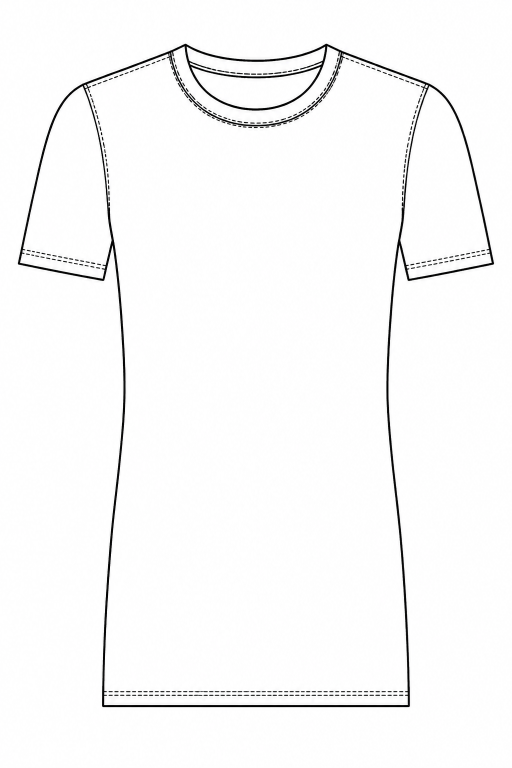
#> input picture src/assets/studio-tshirt/slim-tee-lineart-bold.png, 1024 x 1536 px, given in place of slim-vneck-lineart-bold.png, which was not available (shown at 1/2 size)
$ python _audit_slim_crew_composite.py
#> lines starting #> are read from the running program, lines starting #| are printed output that depends on the picture; after the words box and inside, x2 and y2 are one past the last pixel; in counts of white or black regions, pixels touching at a corner belong together; pictures that were not available may be replaced by others from this repository, and a replacement may not be noted
### scripts/collar/composite_neck_variant.py
"""Replace the collar on a fit's original line art.

Erases the base's collar assembly (opening, band, collar ink, nearby cover
stitch), then pastes ONLY the aligned donor's collar assembly. Shoulders,
sleeves, seams, hem and silhouette stay byte-identical base pixels, so every
neckline of a fit is one continuous garment — the packed Body/sleeve/hem parts
line up across necklines to the pixel.

Usage:
  python scripts/collar/composite_neck_variant.py
"""
from __future__ import annotations

import sys
from pathlib import Path

import numpy as np
from PIL import Image
from scipy import ndimage

HERE = Path(__file__).resolve().parent
sys.path.insert(0, str(HERE))

import garment_regions as G  # noqa: E402

ROOT = HERE.parents[1]
SRC = ROOT / "src" / "assets" / "studio-tshirt"
DIAG = SRC / "_diag"

JOBS = [
    {
        "id": "slim-crew",
        "base": "slim-vneck-lineart-bold.png",
        "donor": "slim-crew-lineart-bold.png",
        "out": "slim-crew-composite-bold.png",
    },
    {
        "id": "boxy-vneck",
        "base": "boxy-tshirt-lineart-bold.png",
        "donor": "boxy-vneck-lineart-bold.png",
        "out": "boxy-vneck-composite-bold.png",
    },
    {
        "id": "regular-vneck",
        "base": "regular-tshirt-lineart-bold.png",
        "donor": "regular-vneck-lineart-bold.png",
        "out": "regular-vneck-composite-bold.png",
    },
    {
        "id": "oversized-vneck",
        "base": "oversized-tshirt-lineart-bold.png",
        "donor": "oversized-vneck-lineart-bold.png",
        "out": "oversized-vneck-composite-bold.png",
    },
    {
        "id": "slim-scoop",
        "base": "slim-vneck-lineart-bold.png",
        "donor": "slim-scoop-lineart-bold.png",
        "out": "slim-scoop-composite-bold.png",
        "extra_shift": (5, 14),
    },
    {
        "id": "regular-scoop",
        "base": "regular-tshirt-lineart-bold.png",
        "donor": "regular-scoop-lineart-bold.png",
        "out": "regular-scoop-composite-bold.png",
    },
    {
        "id": "boxy-scoop",
        "base": "boxy-tshirt-lineart-bold.png",
        "donor": "boxy-scoop-lineart-bold.png",
        "out": "boxy-scoop-composite-bold.png",
    },
    {
        "id": "oversized-scoop",
        "base": "oversized-tshirt-lineart-bold.png",
        "donor": "oversized-scoop-lineart-bold.png",
        "out": "oversized-scoop-composite-bold.png",
    },
    {
        "id": "slim-deep-vneck",
        "base": "slim-vneck-lineart-bold.png",
        "donor": "slim-deep-vneck-lineart-bold.png",
        "out": "slim-deep-vneck-composite-bold.png",
    },
    {
        "id": "regular-deep-vneck",
        "base": "regular-tshirt-lineart-bold.png",
        "donor": "regular-deep-vneck-lineart-bold.png",
        "out": "regular-deep-vneck-composite-bold.png",
    },
    {
        "id": "boxy-deep-vneck",
        "base": "boxy-tshirt-lineart-bold.png",
        "donor": "boxy-deep-vneck-lineart-bold.png",
        "out": "boxy-deep-vneck-composite-bold.png",
    },
    {
        "id": "oversized-deep-vneck",
        "base": "oversized-tshirt-lineart-bold.png",
        "donor": "oversized-deep-vneck-lineart-bold.png",
        "out": "oversized-deep-vneck-composite-bold.png",
    },
    {
        "id": "slim-polo",
        "base": "slim-vneck-lineart-bold.png",
        "donor": "slim-polo-lineart-bold.png",
        "out": "slim-polo-composite-bold.png",
        "extra_shift": (0, -38),
        "seal_placket": True,
    },
    {
        "id": "regular-polo",
        "base": "regular-tshirt-lineart-bold.png",
        "donor": "regular-polo-lineart-bold.png",
        "out": "regular-polo-composite-bold.png",
    },
    {
        "id": "boxy-polo",
        "base": "boxy-tshirt-lineart-bold.png",
        "donor": "boxy-polo-lineart-bold.png",
        "out": "boxy-polo-composite-bold.png",
    },
    {
        "id": "oversized-polo",
        "base": "oversized-tshirt-lineart-bold.png",
        "donor": "oversized-polo-lineart-bold.png",
        "out": "oversized-polo-composite-bold.png",
    },
    {
        "id": "slim-thin-crew",
        "base": "slim-vneck-lineart-bold.png",
        "donor": "slim-thin-crew-lineart-bold.png",
        "out": "slim-thin-crew-composite-bold.png",
    },
    {
        "id": "regular-thin-crew",
        "base": "regular-tshirt-lineart-bold.png",
        "donor": "regular-thin-crew-lineart-bold.png",
        "out": "regular-thin-crew-composite-bold.png",
    },
    {
        "id": "boxy-thin-crew",
        "base": "boxy-tshirt-lineart-bold.png",
        "donor": "boxy-thin-crew-lineart-bold.png",
        "out": "boxy-thin-crew-composite-bold.png",
    },
    {
        "id": "oversized-thin-crew",
        "base": "oversized-tshirt-lineart-bold.png",
        "donor": "oversized-thin-crew-lineart-bold.png",
        "out": "oversized-thin-crew-composite-bold.png",
    },
]


def ink_mask(rgb: np.ndarray) -> np.ndarray:
    return rgb.min(axis=2) < 200


def _grid(shape: tuple[int, int]) -> tuple[np.ndarray, np.ndarray]:
    height, width = shape
    return np.arange(height)[:, None], np.arange(width)[None, :]


def outer_silhouette(ink: np.ndarray) -> np.ndarray:
    enclosed = G.enclosed_by(ink)
    if not enclosed.any():
        return np.zeros_like(ink)
    return enclosed & ~ndimage.binary_erosion(enclosed, iterations=2)


def nape_top(ink: np.ndarray) -> tuple[float, float]:
    edge = outer_silhouette(ink)
    height, width = ink.shape
    ys, xs = _grid(ink.shape)
    band = edge & (np.abs(xs - width / 2.0) < width * 0.14)
    ey, ex = np.nonzero(band if band.any() else edge)
    top = int(ey.min())
    on_top = ey <= top + 6
    return float(ex[on_top].mean()), float(ey[on_top].mean())


def nape_width(ink: np.ndarray) -> float:
    _, top_y = nape_top(ink)
    edge = outer_silhouette(ink)
    ys, xs = np.nonzero(edge)
    near = np.abs(ys.astype(np.float64) - top_y) < 14
    if not np.any(near):
        return 220.0
    span = float(xs[near].max() - xs[near].min())
    return span if span > 40 else 220.0


def neck_hole(ink: np.ndarray) -> np.ndarray:
    height, width = ink.shape
    enclosed = G.enclosed_by(ink)
    interior = enclosed & ~ink
    labels, count = ndimage.label(interior)
    cx = width / 2.0
    best = np.zeros_like(ink)
    best_area = 0
    for index in range(1, count + 1):
        mask = labels == index
        area = int(mask.sum())
        if area < 2500 or area > 120000:
            continue
        ys, xs = np.nonzero(mask)
        if float(ys.mean()) > height * 0.50:
            continue
        if abs(float(xs.mean()) - cx) > width * 0.14:
            continue
        if area > best_area:
            best_area = area
            best = mask
    return best


def shift_rgb(rgb: np.ndarray, dy: float, dx: float) -> np.ndarray:
    channels = [
        ndimage.shift(rgb[:, :, c].astype(np.float32), (dy, dx), order=0, cval=255)
        for c in range(3)
    ]
    return np.stack(channels, axis=2).astype(np.uint8)


def fit_donor(base_ink: np.ndarray, don_rgb: np.ndarray, extra_shift: tuple[int, int] = (0, 0)) -> np.ndarray:
    """Sit the donor nape on the original nape with a whole-pixel shift."""
    bx, by = nape_top(base_ink)
    dx, dy = nape_top(ink_mask(don_rgb))
    ex, ey = extra_shift
    return shift_rgb(don_rgb, round(by - dy + ey), round(bx - dx + ex))


def collar_assembly(
    ink_arr: np.ndarray,
) -> tuple[np.ndarray, np.ndarray, np.ndarray]:
    """The collar assembly of one drawing: opening + band + leaves + their ink.

    The band flood is bounded by the drawn collar outline (same rule the pack
    uses to colour the band), so the assembly is exactly the part of the
    garment a neckline change is allowed to touch — never the shoulders.
    Returns (assembly, hole, core) where core = hole | band | leaves.
    """
    hole = neck_hole(ink_arr)
    if not hole.any():
        return np.zeros_like(ink_arr), hole, hole
    band = G.collar_band_mask(hole, ink_arr)
    leaves = collar_part_masks(ink_arr)
    core = hole | band | leaves
    assembly = core | (ink_arr & ndimage.binary_dilation(core, iterations=8))
    return assembly, hole, core


# [6 lines left out: function shoulder_keep, not called in this run]


def collar_part_masks(ink: np.ndarray) -> np.ndarray:
    """Collar leaves / placket bands: small upper regions off the centre hole."""
    height, width = ink.shape
    enclosed = G.enclosed_by(ink)
    interior = enclosed & ~ink
    labels, count = ndimage.label(interior)
    parts = np.zeros_like(ink)
    cx = width / 2.0
    for index in range(1, count + 1):
        mask = labels == index
        area = int(mask.sum())
        if area < 2500 or area > 28000:
            continue
        ys, xs = np.nonzero(mask)
        if float(ys.mean()) > height * 0.40:
            continue
        if abs(float(xs.mean()) - cx) < width * 0.05:
            continue
        if abs(float(xs.mean()) - cx) > width * 0.30:
            continue
        if float(ys.min()) > height * 0.28:
            continue
        parts |= mask
    return parts


# [248 lines left out: functions seal_v_placket_bottom, seal_placket_bottom, composite, mask_preview, main, not called in this run]


# [2 lines that do not run on import are left out]

### scripts/collar/garment_regions.py
"""Split a garment line art into its pattern pieces along the lines that are drawn.

The pieces come from the drawing itself rather than from measured landmarks, so a
colour fill stops exactly where the black line is. Three things stand between the
raw artwork and that result:

  * Seams are often drawn as topstitch -- a row of dashes. A fill runs straight
    through the gaps, so dashes are joined into continuous lines first.
  * Joining both rows of a twin-needle topstitch leaves a hairline strip between
    them, which belongs to the piece the stitching sits on, not to its neighbour.
  * Rib hatching chops a collar or cuff into dozens of slivers that are all one
    piece.

So: bridge the dashes, flood the interior into cells, then fold the slivers back
into the piece they came from. What is left is the set of pattern pieces.

Usage:
  python garment_regions.py <art.png> probe        numbered proof sheet
  python garment_regions.py <art.png> probe --tune bridge=20,thin=16
"""
from __future__ import annotations

import sys
from dataclasses import dataclass, field
from pathlib import Path

import numpy as np
from PIL import Image, ImageDraw, ImageFont
from scipy import ndimage


@dataclass
class Settings:
    """Everything that depends on the scale and style of the drawing."""

    ink: int = 32
    """Alpha at or above this counts as a drawn line."""

    dash_len: float = 40.0
    """Longest a stroke can be and still be treated as a dash. Keeps real
    strokes -- drape lines, seam curves -- out of the bridging pass."""

    bridge: float = 18.0
    """Longest gap to close between two dashes."""

    bridge_angle: float = 45.0
    """How far off a dash's own direction its partner may sit, in degrees."""

    thin: float = 15.0
    """A cell narrower than this is stitch-strip or hatch filler, not a piece."""

    min_area: int = 1500
    """A cell smaller than this is filler too."""

    border_share: float = 0.25
    """How much of a cell's longest shared border a neighbour must also share to be
    a candidate to absorb it. Keeps a piece from jumping across a corner touch."""


@dataclass
class Regions:
    labels: np.ndarray
    """Region index per pixel; 0 is outside the garment or on unassigned ink."""

    ids: list[int] = field(default_factory=list)
    ink: np.ndarray | None = None
    interior: np.ndarray | None = None

    def mask(self, region_id: int) -> np.ndarray:
        return self.labels == region_id

    def area(self, region_id: int) -> int:
        return int(np.count_nonzero(self.labels == region_id))

    # [27 lines left out: functions anchor, load_alpha, not called in this run]


def enclosed_by(ink: np.ndarray) -> np.ndarray:
    """Everything the outermost line encloses, ink included."""
    gaps, _ = ndimage.label(~ink)
    outside = set(gaps[0, :]) | set(gaps[-1, :]) | set(gaps[:, 0]) | set(gaps[:, -1])
    outside.discard(0)
    return ~np.isin(gaps, list(outside))


# --- joining dashed seams ----------------------------------------------------


def _dash_tips(coords: np.ndarray) -> tuple[np.ndarray, np.ndarray, np.ndarray]:
    """The two ends of a dash and the unit vector along it."""
    centre = coords.mean(axis=0)
    centred = coords - centre
    axis = np.linalg.svd(centred, full_matrices=False)[2][0]
    along = centred @ axis
    return coords[along.argmin()], coords[along.argmax()], axis


def bridge_dashes(ink: np.ndarray, cfg: Settings) -> tuple[np.ndarray, int]:
    """Join dashes into continuous lines so a fill cannot run between them.

    Each dash reaches out from both of its ends, along its own direction, for the
    nearest ink that belongs to something else. That picks up the next dash in the
    row and, at the end of a row, the seam or outline the row runs into.
    """
    comps, count = ndimage.label(ink, np.ones((3, 3), bool))
    boxes = ndimage.find_objects(comps)

    dashes = []
    for index, box in enumerate(boxes, start=1):
        height = box[0].stop - box[0].start
        width = box[1].stop - box[1].start
        if max(height, width) > cfg.dash_len:
            continue
        ys, xs = np.where(comps[box] == index)
        coords = np.stack([xs + box[1].start, ys + box[0].start], axis=1).astype(float)
        if len(coords) < 4:
            continue
        dashes.append((index, *_dash_tips(coords)))

    reach = int(np.ceil(cfg.bridge))
    limit = np.cos(np.radians(cfg.bridge_angle))
    height, width = ink.shape
    links: list[tuple[np.ndarray, np.ndarray]] = []

    for index, low, high, axis in dashes:
        for tip, direction in ((low, -axis), (high, axis)):
            x, y = int(round(tip[0])), int(round(tip[1]))
            x0, x1 = max(0, x - reach), min(width, x + reach + 1)
            y0, y1 = max(0, y - reach), min(height, y + reach + 1)

            window = comps[y0:y1, x0:x1]
            ys, xs = np.where((window > 0) & (window != index))
            if len(ys) == 0:
                continue

            offsets = np.stack([xs + x0 - tip[0], ys + y0 - tip[1]], axis=1)
            spans = np.hypot(*offsets.T)
            near = spans <= cfg.bridge
            if not near.any():
                continue

            aligned = (offsets[near] @ direction) / np.maximum(spans[near], 1e-9) >= limit
            if not aligned.any():
                continue

            candidates = offsets[near][aligned]
            best = candidates[np.hypot(*candidates.T).argmin()]
            links.append((tip, tip + best))

    if not links:
        return ink, 0

    canvas = Image.fromarray(np.zeros(ink.shape, np.uint8))
    draw = ImageDraw.Draw(canvas)
    for start, end in links:
        draw.line([tuple(start), tuple(end)], fill=255, width=2)
    return ink | (np.asarray(canvas) > 0), len(links)


# --- cells -------------------------------------------------------------------


# [144 lines left out: functions claim_ink, _thickness, _adjacency, split_cells, give_stitch_strip_to_neighbour, give_collar_stitch_strip_to_body, not called in this run]


STITCH_STRIP_PAIRS = (
    ("Neck", "Body"),
    ("Left cuff", "Left sleeve"),
    ("Right cuff", "Right sleeve"),
)


# [224 lines left out: functions apply_stitch_strip_moves, give_nape_ribs_to_neck, clip_neck_to_rib_band, not called in this run]


def ink_web(
    ink: np.ndarray,
    passable_max: int = 600,
) -> tuple[np.ndarray, np.ndarray]:
    """Classify drawn ink into (block, passable) after dash bridging.

    block = the large construction web (collar outline + shoulder seams once
    the dashed lines are bridged) that a collar flood must not cross;
    passable = small rib ticks / stitch dashes a fill may run over.
    """
    bridged, _bridges = bridge_dashes(ink, Settings())
    ink_lbl, ink_n = ndimage.label(bridged, np.ones((3, 3), bool))
    areas = np.bincount(ink_lbl.ravel())
    block = np.zeros_like(ink)
    passable = np.zeros_like(ink)
    for i in range(1, ink_n + 1):
        (block if areas[i] > passable_max else passable)[ink_lbl == i] = True
    return block, passable


def collar_band_mask(
    hole: np.ndarray,
    ink: np.ndarray | None,
    passable_max: int = 600,
    max_radius: int = 46,
) -> np.ndarray:
    """Flood the collar band outward from the opening, bounded by DRAWN ink.

    Walks from the hole across white fabric and rib ticks (small ink) and
    stops at the big construction-ink web (collar outline + shoulder seams
    after dash bridging). A max_radius ceiling guards against a seam gap.
    Used both by rebuild_collar_band (pack time) and the neck-variant
    compositor (to find the collar area in base and donor drawings).
    """
    band = np.zeros_like(hole)
    if ink is not None and ink.any():
        block, passable = ink_web(ink, passable_max)

        garment_interior = ndimage.binary_fill_holes(block)
        interior_white = garment_interior & ~ink
        # Seed: white pixels just outside the hole (across the thin inner
        # collar ink) and not more than a collar-width away, so the flood
        # starts inside the band and cannot jump the outer outline.
        dist = ndimage.distance_transform_edt(~hole)
        seed = interior_white & (dist >= 1) & (dist <= 26)
        # Rest of the flood: white + passable ink, bounded by the block web.
        # The rib ticks are passable, so the fill runs over them; the collar
        # outline + shoulder seams are the block, so colour can't escape the
        # drawing. Clamp to a generous ceiling in case a seam gap leaks.
        walkable = (interior_white | passable) & ~hole
        band = ndimage.binary_propagation(seed, mask=walkable)
        band = band & (dist <= max_radius)
    else:
        # No ink available: fall back to a distance ring so we never crash.
        dist = ndimage.distance_transform_edt(~hole)
        band = (dist <= 45) & ~hole
    return band


# [328 lines left out: functions rebuild_collar_band, absorb_leftovers, complete_garment_coverage, clip_fills_inside_ink, apply_nape_rib_move, claim_dash_tips and 1 more, not called in this run]


# --- proof -------------------------------------------------------------------

PALETTE = [
    (214, 40, 40), (30, 90, 220), (0, 150, 90), (240, 140, 0), (150, 60, 200),
    (0, 170, 190), (230, 80, 160), (120, 130, 40), (90, 60, 160), (200, 60, 60),
    (60, 160, 120), (180, 120, 0), (70, 110, 200), (170, 80, 40), (110, 110, 110),
]


# [31 lines left out: functions _font, write_proof, not called in this run]


# --- emitting parts ----------------------------------------------------------

CANVAS = 2048
"""The app renders every garment into a square canvas of this size."""

TRACE_SS = 3
INK_COLOR = "#141414"


# [58 lines left out: functions _place, trace, wrap_svg, main, not called in this run]


# [2 lines that do not run on import are left out]

### scripts/collar/_audit_slim_crew_composite.py
"""Find leftover base ink and eaten donor ink in the slim-crew composite.

Classifies every ink pixel of the composite in the collar clamp zone:
  leftover — composite ink that the aligned donor does not explain (base residue)
  missing  — base ink that vanished without a donor replacement (eaten dashes)
"""
from __future__ import annotations

import sys
from pathlib import Path

import numpy as np
from PIL import Image
from scipy import ndimage

HERE = Path(__file__).resolve().parent
sys.path.insert(0, str(HERE))

import composite_neck_variant as C  # noqa: E402

SRC = HERE.parents[1] / "src" / "assets" / "studio-tshirt"
DIAG = SRC / "_diag"

base = np.asarray(Image.open(SRC / "slim-vneck-lineart-bold.png").convert("RGB"))
#> base is the input picture: shape (1536, 1024, 3); mean R, G, B 249.2, 249.2, 249.2
donor = np.asarray(Image.open(SRC / "slim-crew-lineart-bold.png").convert("RGB"))
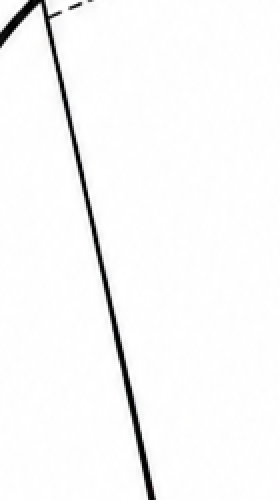
#> input picture src/assets/studio-tshirt/slim-underarm-left.png, 280 x 500 px, given in place of slim-crew-lineart-bold.png, which was not available
#> donor is the input picture: shape (500, 280, 3); mean R, G, B 248.2, 248.1, 248.2
out = np.asarray(Image.open(SRC / "slim-crew-composite-bold.png").convert("RGB"))

base_ink = C.ink_mask(base)
#> in ink_mask, `return rgb.min(axis=2) < 200`:
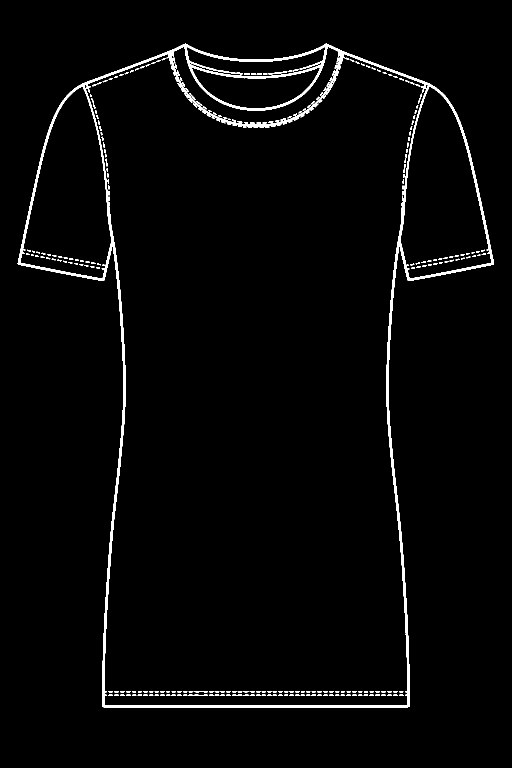
#> returned value: shape (1536, 1024) bool (shown at 1/2 size); 2.3% white; 274 white regions (31 under 20 px), largest, box (x1, y1, x2, y2) and area: (35, 87, 988, 1415) 30241, (434, 140, 459, 146) 72, (389, 1382, 416, 1385) 64
donor_ink = C.ink_mask(donor)
#> in ink_mask (call 2), `return rgb.min(axis=2) < 200`:
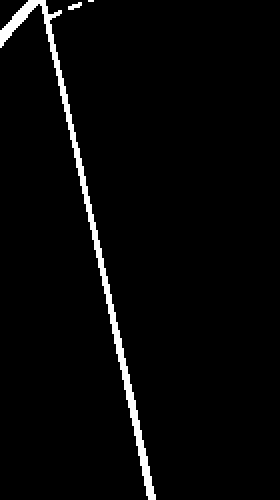
#> returned value: shape (500, 280) bool; 2.8% white; 3 white regions (1 under 20 px), largest, box (x1, y1, x2, y2) and area: (0, 0, 156, 500) 3876, (68, 2, 82, 10) 64
out_ink = C.ink_mask(out)

# Reproduce the composite's alignment + clamp so zones line up exactly.
aligned = C.fit_donor(base_ink, donor)
#> in enclosed_by, `gaps, _ = ndimage.label(~ink)`:
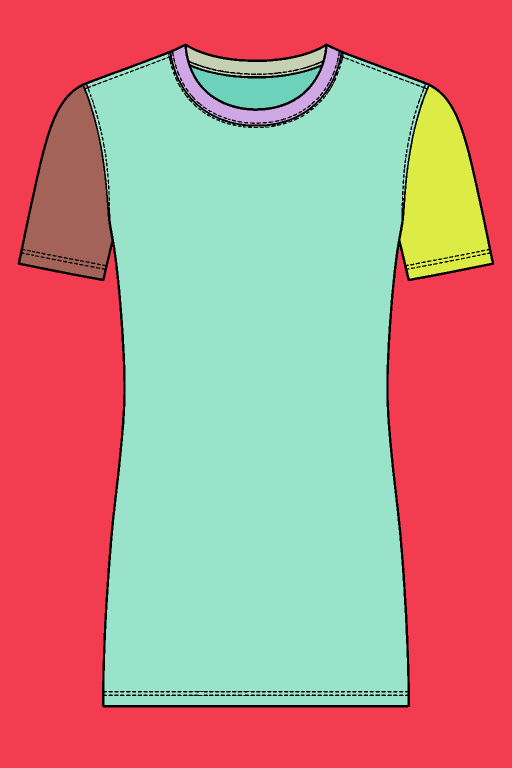
#> gaps: shape (1536, 1024) int32 (shown at 1/2 size); 87 distinct labels, from 0 to 86; one colour per label, 0 black
#> in enclosed_by, `outside = set(gaps[0, :]) | set(gaps[-1, :]) | set(gaps[:, 0]) | set(g..`: outside = 1 item
#> in enclosed_by, `return ~np.isin(gaps, list(outside))`:
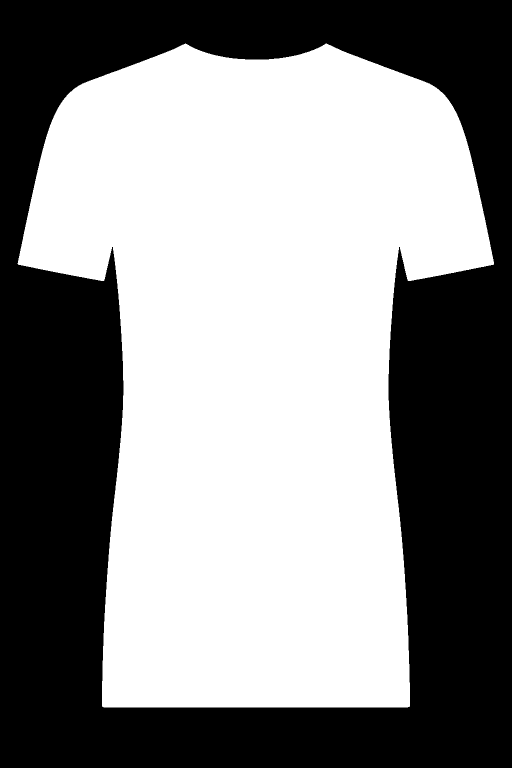
#> returned value: shape (1536, 1024) bool (shown at 1/2 size); 54.4% white; 1 black region, box (x1, y1, x2, y2) and area: (0, 0, 1024, 1536) 716703
#> (the rest of the program and of its run is left out)
